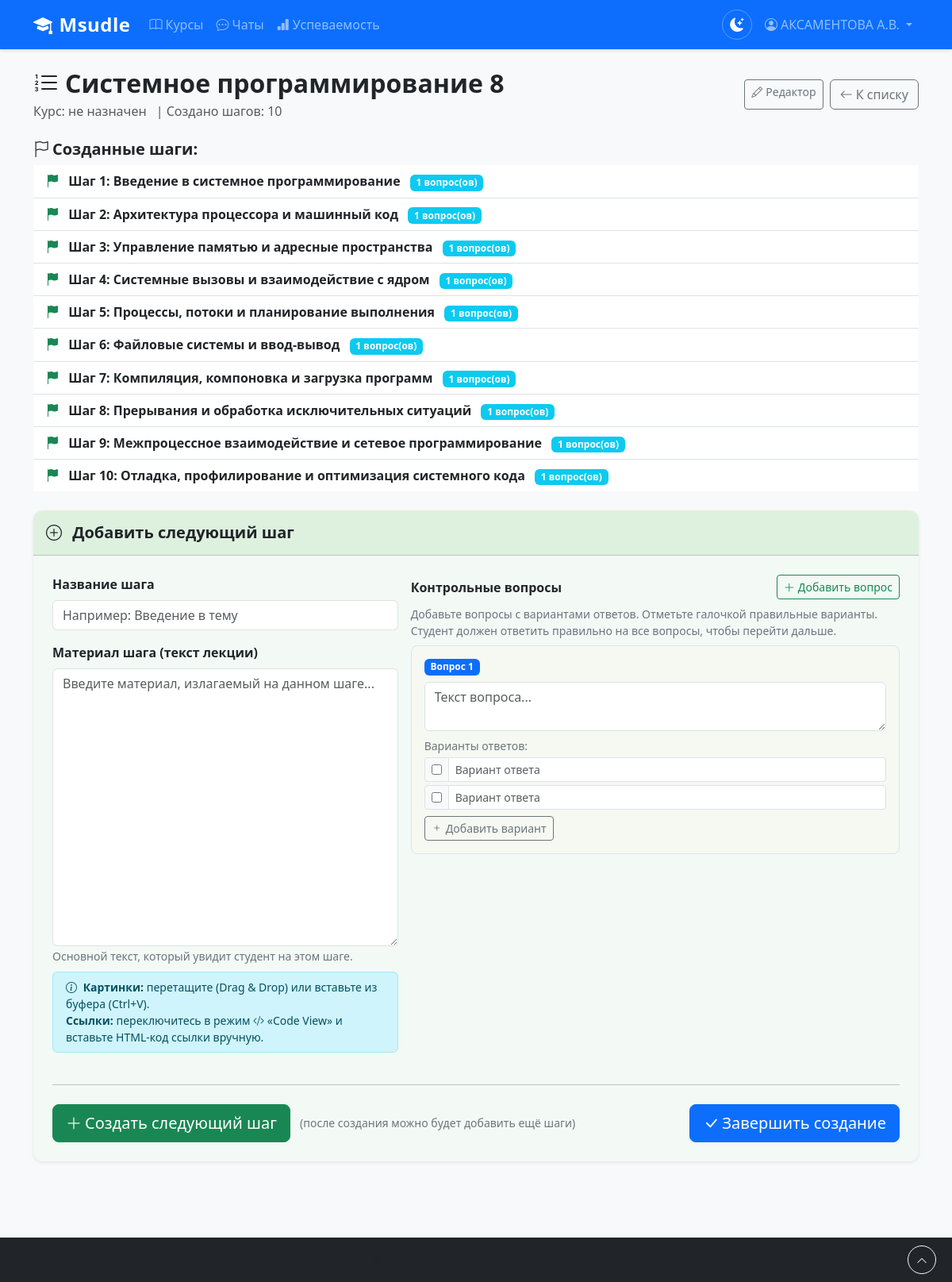
The app's page /course/step-by-step/10/wizard/ (signed in) with its own data.
### students/models.py (models this page shows, shortened)
class Student(models.Model):
    fio = models.CharField(max_length=300, verbose_name='ФИО')
    group = models.ForeignKey(
        StudentGroup,
        on_delete=models.CASCADE,
        related_name='students',
        verbose_name='Группа',
        null=True,
        blank=True,
    )
    login = models.CharField(
        max_length=100,
        unique=True,
        verbose_name='Логин',
        help_text='Используется для входа в систему',
        default='',
    )
    record_book_number = models.CharField(
        max_length=50,
        blank=True,
        default='',
        verbose_name='Номер зачётной книжки',
        help_text='Необязательное поле',
    )
    password = models.CharField(max_length=128, verbose_name='Пароль (хэш)', default='')
    last_login = models.DateTimeField(null=True, blank=True, verbose_name='Последний вход')
    class Meta:
        verbose_name = 'Студент'
        verbose_name_plural = 'Студенты'
    @property
    def is_authenticated(self):
        return True

### course/models.py (models this page shows, shortened)
class LearningUnit(models.Model):
    CONTENT_TYPE_CHOICES = [
        ('methodical', 'Методическая единица'),
        ('lecture', 'Лекционная единица'),
        ('control', 'Контрольная единица'),
        ('step_by_step', 'Пошаговая единица'),
    ]
    GRADING_TYPE_CHOICES = [
        ('pass_fail', 'Зачтено / не зачтено'),
        ('score_100', 'Баллы'),
    ]
    topic = models.ForeignKey(
        CourseTopic,
        on_delete=models.CASCADE,
        null=True,
        blank=True,
        related_name='units',
        verbose_name='Тема',
    )
    section = models.ForeignKey(
        CourseSection,
        on_delete=models.CASCADE,
        null=True,
        blank=True,
        related_name='direct_units',
        verbose_name='Раздел',
        help_text='Если единица привязана напрямую к разделу без темы',
    )
    title = models.CharField(max_length=300, verbose_name='Название единицы')
    content_type = models.CharField(
        max_length=30,
        choices=CONTENT_TYPE_CHOICES,
        default='file',
        verbose_name='Тип содержимого',
    )
    file = models.FileField(
        upload_to=learning_unit_upload_to,
        null=True,
        blank=True,
        verbose_name='Файл',
        help_text='Загружаемый файл: PDF, DOC, DOCX, JPG и т.д.',
    )
    link = models.CharField(
        max_length=500,
        null=True,
        blank=True,
        verbose_name='Ссылка',
        help_text='Ссылка на внешний ресурс или внутренний модуль',
    )
    order = models.PositiveSmallIntegerField(default=0, verbose_name='Порядок')
    visible = models.BooleanField(
        default=True,
        verbose_name='Видима студентам',
        help_text='Если выключено, единица скрыта от студентов',
    )
    grading_type = models.CharField(
        max_length=20,
        choices=GRADING_TYPE_CHOICES,
        null=True,
        blank=True,
        verbose_name='Тип оценки',
        help_text='Только для контрольных единиц. Укажите способ оценивания.',
    )
    test = models.ForeignKey(
        'testing.Test',
        on_delete=models.SET_NULL,
        null=True,
        blank=True,
        related_name='learning_units',
        verbose_name='Тест',
        help_text='Прикрепить тест для прохождения студентом (только для контрольных единиц).',
    )
    max_score = models.PositiveSmallIntegerField(
        default=10,
        verbose_name='Максимальный балл',
        help_text='Максимальный балл за эту контрольную единицу (по умолчанию 10).',
    )
    is_deleted = models.BooleanField(
        default=False,
        verbose_name='Удалена (софт)',
        help_text='Если включено, единица помечена как удалённая.',
    )
    deleted_at = models.DateTimeField(
        null=True,
        blank=True,
        verbose_name='Дата удаления',
    )
    class Meta:
        verbose_name = 'Единица обучения'
        verbose_name_plural = 'Единицы обучения'
        ordering = ['order', 'id']

class Step(models.Model):
    learning_unit = models.ForeignKey(
        LearningUnit,
        on_delete=models.CASCADE,
        related_name='steps',
        verbose_name='Пошаговая единица',
        limit_choices_to={'content_type': 'step_by_step'},
    )
    title = models.CharField(max_length=300, verbose_name='Название шага')
    content = models.TextField(
        null=True,
        blank=True,
        verbose_name='Материал шага',
        help_text='Текст/материал, излагаемый на данном шаге',
    )
    order = models.PositiveSmallIntegerField(default=0, verbose_name='Порядок')
    class Meta:
        verbose_name = 'Шаг'
        verbose_name_plural = 'Шаги'
        ordering = ['order', 'id']

### course/views.py (the view, shortened to what this page needs)
# urls.py: path('step-by-step/<int:unit_id>/wizard/', views.step_by_step_wizard, name='step_by_step_wizard'),
@login_required
def step_by_step_wizard(request, unit_id):
    unit = get_object_or_404(LearningUnit.objects.prefetch_related('steps__questions__choices'), id=unit_id, content_type='step_by_step')
    if unit.topic:
        course = unit.topic.section.course
    elif unit.section:
        course = unit.section.course
    else:
        course = None
    if course:
        user_perm = _get_user_permission(request.user, course)
        allowed_perms = {'edit', 'create_delete', 'full_access'}
        if user_perm not in allowed_perms:
            messages.error(request, 'У вас нет прав.')
            return redirect('dashboard')
    steps = unit.steps.all()
    return render(request, 'course/step_by_step_wizard.html', {
        'unit': unit,
        'course': course,
        'steps': steps,
    })

### templates/course/step_by_step_wizard.html (shortened to what this page needs)
{% extends 'base.html' %}
{% load static %}
{% block extra_css %}
<link href="https://cdn.jsdelivr.net/npm/summernote@0.8.18/dist/summernote-lite.min.css?v=2" rel="stylesheet">
{% endblock %}
{% block content %}
<div class="container py-4">
    <div class="d-flex justify-content-between align-items-center mb-4">
        <div>
            <h2 class="fw-bold mb-1">
                <i class="bi bi-list-ol me-2"></i>{{ unit.title }}
            </h2>
            <p class="text-muted mb-0">
                {% if course %}Курс: {{ course.short_name }} — {{ course.full_name }}{% else %}Курс: не назначен{% endif %}
                {% if steps %}<span class="ms-2">| Создано шагов: {{ steps|length }}</span>{% endif %}
            </p>
        </div>
        <div class="d-flex gap-2">
            <a href="{% url 'course:step_by_step_edit' unit.id %}" class="btn btn-outline-secondary btn-sm">
                <i class="bi bi-pencil me-1"></i>Редактор
            </a>
            <a href="{% url 'course:step_by_step_list' %}" class="btn btn-outline-secondary">
                <i class="bi bi-arrow-left me-1"></i>К списку
            </a>
        </div>
    </div>
    {% if steps %}
    <div class="mb-4">
        <h5 class="fw-semibold mb-2"><i class="bi bi-flag me-1"></i>Созданные шаги:</h5>
        <div class="list-group list-group-flush">
            {% for step in steps %}
            <div class="list-group-item d-flex justify-content-between align-items-center py-2">
                <div>
                    <i class="bi bi-flag-fill me-2 text-success"></i>
                    <span class="fw-semibold">Шаг {{ step.order }}: {{ step.title }}</span>
                    {% with qcount=step.questions.count %}
                    {% if qcount %}<span class="badge bg-info ms-2">{{ qcount }} вопрос(ов)</span>{% endif %}
                    {% endwith %}
                </div>
            </div>
            {% endfor %}
        </div>
    </div>
    {% endif %}
    <div class="card shadow-sm border-0 mb-4" style="background-color: rgba(200, 240, 200, 0.12); border-radius: 12px;">
        <div class="card-header py-3" style="background-color: rgba(160, 220, 160, 0.25); border-radius: 12px 12px 0 0;">
            <h5 class="fw-bold mb-0">
                <i class="bi bi-plus-circle me-2"></i>
                {% if steps %}Добавить следующий шаг{% else %}Создать первый шаг{% endif %}
            </h5>
        </div>
        <div class="card-body p-4">
            <form method="post" id="stepForm">
                <div class="row g-3">
                    <div class="col-lg-5">
                        <div class="mb-3">
                            <label for="stepTitle" class="form-label fw-semibold">Название шага</label>
                            <input type="text" class="form-control" id="stepTitle" name="step_title" maxlength="300" required placeholder="Например: Введение в тему">
                        </div>
                        <div class="mb-3">
                            <label for="stepContent" class="form-label fw-semibold">Материал шага (текст лекции)</label>
                            <textarea class="form-control" id="stepContent" name="step_content" rows="14" placeholder="Введите материал, излагаемый на данном шаге..."></textarea>
                            <small class="text-muted">Основной текст, который увидит студент на этом шаге.</small>
                            <div class="alert alert-info py-2 mt-2 mb-0 small">
                                <i class="bi bi-info-circle me-1"></i>
                                <strong>Картинки:</strong> перетащите (Drag & Drop) или вставьте из буфера (Ctrl+V).<br>
                                <strong>Ссылки:</strong> переключитесь в режим <i class="bi bi-code-slash"></i> «Code View» и вставьте HTML-код ссылки вручную.
                            </div>
                        </div>
                    </div>
                    <div class="col-lg-7">
                        <div class="d-flex justify-content-between align-items-center mb-2">
                            <label class="form-label fw-semibold mb-0">Контрольные вопросы</label>
                            <button type="button" class="btn btn-outline-success btn-sm" id="addQuestionBtn">
                                <i class="bi bi-plus-lg me-1"></i>Добавить вопрос
                            </button>
                        </div>
                        <small class="text-muted d-block mb-2">
                            Добавьте вопросы с вариантами ответов. Отметьте галочкой правильные варианты.
                            Студент должен ответить правильно на все вопросы, чтобы перейти дальше.
                        </small>
                        <div id="questionsContainer">
                            <div class="question-block mb-3 p-3 rounded-3 border" data-qindex="0" style="background-color: rgba(255, 245, 220, 0.15);">
                                <div class="d-flex justify-content-between align-items-start mb-2">
                                    <span class="badge bg-primary">Вопрос 1</span>
                                </div>
                                <textarea class="form-control question-text mb-2" rows="2" placeholder="Текст вопроса..."></textarea>
                                <div class="choices-container">
                                    <small class="text-muted d-block mb-1">Варианты ответов:</small>
                                    <div class="input-group input-group-sm mb-1 choice-row">
                                        <span class="input-group-text"><input type="checkbox" class="choice-correct" title="Правильный ответ"></span>
                                        <input type="text" class="form-control choice-text" placeholder="Вариант ответа" maxlength="500">
                                    </div>
                                    <div class="input-group input-group-sm mb-1 choice-row">
                                        <span class="input-group-text"><input type="checkbox" class="choice-correct" title="Правильный ответ"></span>
                                        <input type="text" class="form-control choice-text" placeholder="Вариант ответа" maxlength="500">
                                    </div>
                                </div>
                                <button type="button" class="btn btn-outline-secondary btn-sm add-choice-btn mt-1"><i class="bi bi-plus me-1"></i>Добавить вариант</button>
                            </div>
                        </div>
                    </div>
                </div>
                <hr class="my-4">
                <div class="d-flex gap-2 justify-content-between align-items-center">
                    <div>
                        <button type="submit" class="btn btn-success btn-lg" id="submitStepBtn">
                            <i class="bi bi-plus-lg me-1"></i>{% if steps %}Создать следующий шаг{% else %}Создать шаг{% endif %}
                        </button>
                        <small class="text-muted ms-2">(после создания можно будет добавить ещё шаги)</small>
                    </div>
                    {% if steps %}
                    <button type="submit" class="btn btn-primary btn-lg" id="finishBtn">
                        <i class="bi bi-check-lg me-1"></i>Завершить создание
                    </button>
                    {% endif %}
                </div>
            </form>
        </div>
    </div>
</div>
{% endblock %}

### templates/base.html (shortened to what this page needs)
{% load static %}{% load short_name %}
<!DOCTYPE html>
<html lang="ru">
<head>
    <link href="{% static 'css/bootstrap.min.css' %}" rel="stylesheet">
    <link href="{% static 'css/bootstrap-icons.css' %}" rel="stylesheet">
    <link href="{% static 'css/main.css' %}" rel="stylesheet">
    {% block extra_css %}{% endblock %}
</head>
<body>
    <nav class="navbar navbar-expand-lg navbar-dark bg-primary">
        <div class="container">
            <a class="navbar-brand" href="{% url 'index' %}">
                <i class="bi bi-mortarboard-fill me-2"></i>Msudle
            </a>
            <div class="collapse navbar-collapse" id="navbarNav">
                <ul class="navbar-nav me-auto">
                    <li class="nav-item">
                        <a class="nav-link" href="{% url 'dashboard' %}">
                            <i class="bi bi-book me-1"></i>Курсы
                        </a>
                    </li>
                    {% if user.is_authenticated %}
                    <li class="nav-item">
                        <a class="nav-link" href="{% url 'chat:list' %}">
                            <i class="bi bi-chat-dots me-1"></i>Чаты
                        </a>
                    </li>
                    {% endif %}
                    {% if user.is_authenticated and user.fio|default:'' %}
                    <li class="nav-item">
                        <a class="nav-link" href="{% url 'student_home' %}">
                            <i class="bi bi-bar-chart-fill me-1"></i>Успеваемость
                        </a>
                    </li>
                    {% endif %}
                </ul>
                <ul class="navbar-nav">
                    <li class="nav-item d-flex align-items-center">
                        <button class="theme-toggle" id="themeToggle" title="Переключить тему">
                            <i class="bi bi-moon-stars-fill"></i>
                        </button>
                    </li>
                    {% if user.is_authenticated %}
                        {% if user.fio|default:'' %}
                            <li class="nav-item dropdown">
                                <a class="nav-link dropdown-toggle" href="#" id="userDropdown" role="button"
                                   data-bs-toggle="dropdown" aria-expanded="false">
                                    <i class="bi bi-person-circle me-1"></i>{{ user|short_name }}
                                </a>
                            </li>
                        {% endif %}
                    {% endif %}
                </ul>
            </div>
        </div>
    </nav>
    <main>
        {% block content %}{% endblock %}
    </main>
    <footer class="bg-dark text-white py-3 mt-5 position-relative">
        <div class="container text-center">
            <small class="text-muted">&copy; {% now "Y" %} Msudle. Все права защищены.</small>
        </div>
        <button id="btnScrollTop" class="btn btn-outline-light btn-sm position-absolute"
                style="right: 20px; top: 50%; transform: translateY(-50%); border-radius: 50%; width: 36px; height: 36px; display: flex; align-items: center; justify-content: center;"
                title="Наверх">
            <i class="bi bi-chevron-up"></i>
        </button>
    </footer>
</body>
</html>

### records on screen
Student: fio "АКСАМЕНТОВА А.В."
LearningUnit: title "Системное программирование 8"
Step: order "1", title "Введение в системное программирование", questions.count "1"
Step: order "2", title "Архитектура процессора и машинный код", questions.count "1"
Step: order "3", title "Управление памятью и адресные пространства", questions.count "1"
Step: order "4", title "Системные вызовы и взаимодействие с ядром", questions.count "1"
Step: order "5", title "Процессы, потоки и планирование выполнения", questions.count "1"
Step: order "6", title "Файловые системы и ввод-вывод", questions.count "1"
Step: order "7", title "Компиляция, компоновка и загрузка программ", questions.count "1"
Step: order "8", title "Прерывания и обработка исключительных ситуаций", questions.count "1"
Step: order "9", title "Межпроцессное взаимодействие и сетевое программирование", questions.count "1"
Step: order "10", title "Отладка, профилирование и оптимизация системного кода", questions.count "1"

### other values on screen
{{ steps|length }} "10"
